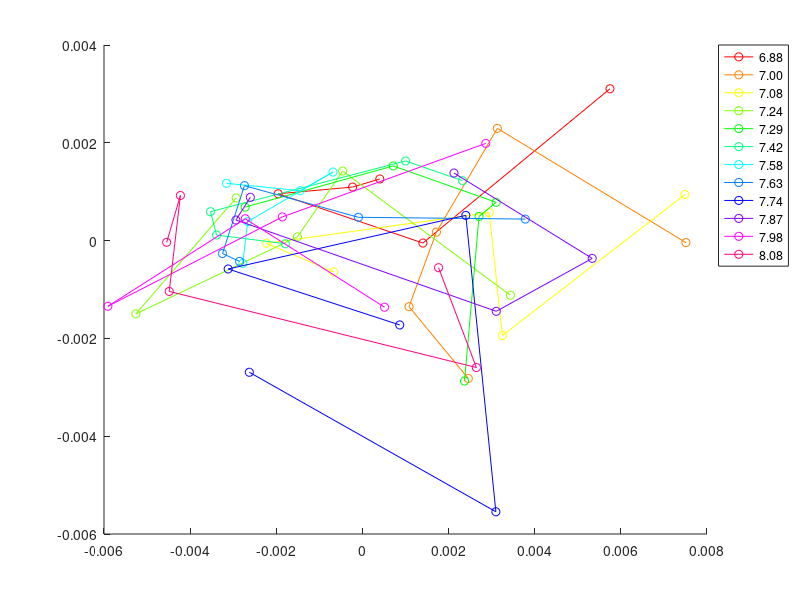
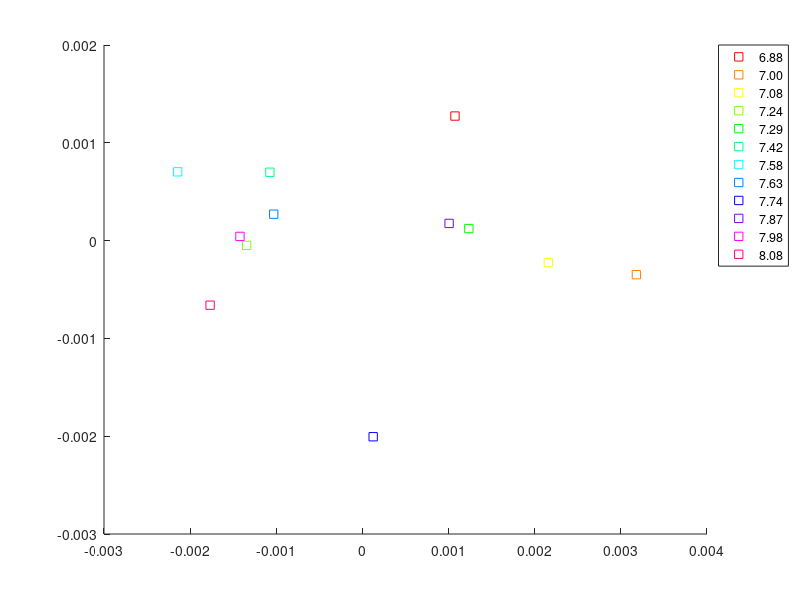
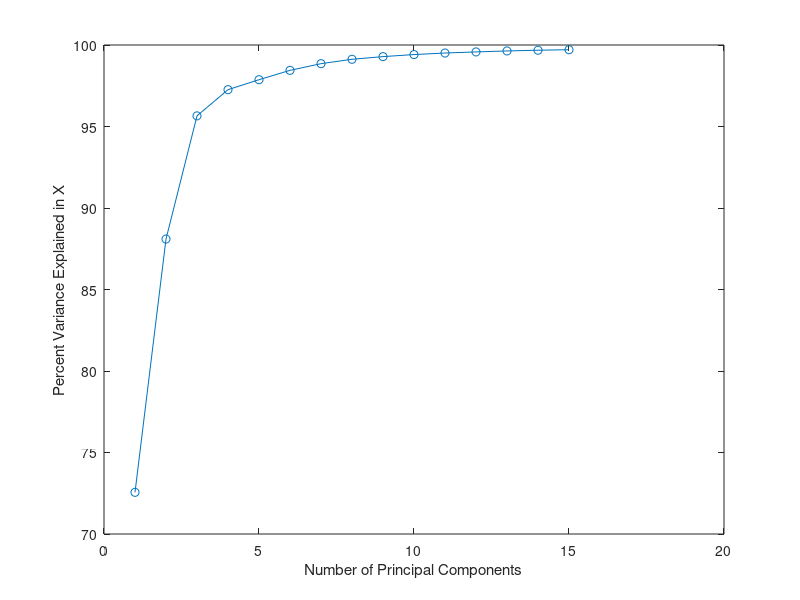
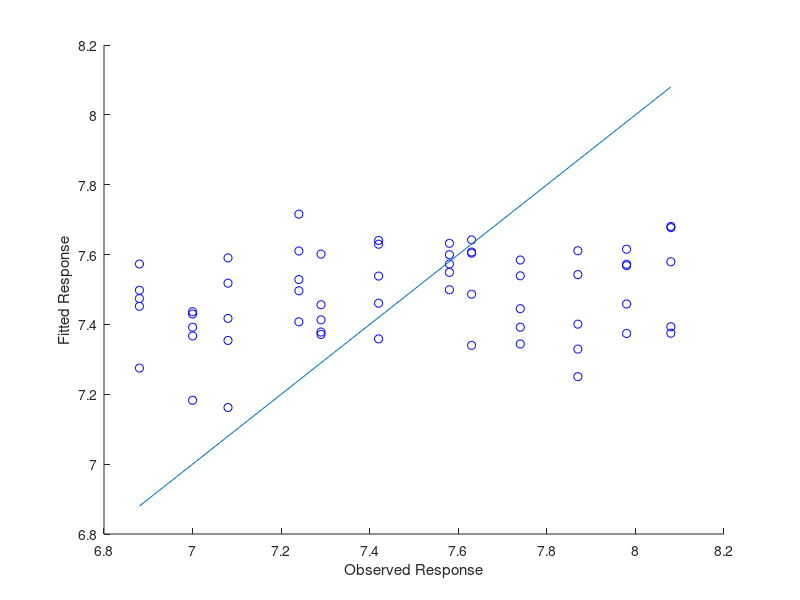

Reproduce these figures in MATLAB, in order. (Note: this script raises an error after producing the figures.)
clear; close all; clc


nlevels = 12;
nreps = 5;

%% Virtualization
fprintf('Visualizing dataset for PCA.\n\n');
cc = hsv(nlevels);
load samples_chip1_new;
load pH2;

featurenum = size(X, 1);

X = X';
sumup = sum(X,2);
X = bsxfun(@rdivide,X,sumup);
[~,PCAScores,~,~,EXPLAINED] = pca(X);
[n,m] = size(X);

figure('name', 'PCA');
hold on;
pHindex = zeros(nlevels, 1);
for i = 0:nlevels - 1
    plot(PCAScores(i*nreps+1:i*nreps+nreps,1), PCAScores(i*nreps+1:i*nreps+nreps,2), 'o-', 'color', cc(i+1,:));
    pHindex(i + 1) = i * nreps + 1;
end

legendCell = cellstr(num2str(pH(pHindex), '%.2f'));
legend(legendCell, 'Location', 'BestOutside');
hold off;

figure('name', 'PCA');
hold on;
for i = 0:nlevels - 1
    plot(mean(PCAScores(i*nreps+1:i*nreps+nreps,1)), mean(PCAScores(i*nreps+1:i*nreps+nreps,2)), 's', 'color', cc(i+1,:));
end

legend(legendCell, 'Location', 'BestOutside');
hold off;

fprintf('Program paused. Press enter to continue.\n\n');
pause;


%% Explaination
fprintf('Plotting the explanation of PLS.\n\n');
figure('name', 'Explain');
plot(1:15, cumsum(EXPLAINED(1:15)),'o-');
xlabel('Number of Principal Components');
ylabel('Percent Variance Explained in X');
fprintf('Program paused. Press enter to continue.\n\n');
pause;

%% Evaluation
% Divide dataset into training set and testing set and evaluate the model.
load index;

compcnt = 30;
v = zeros(compcnt*nreps, featurenum);
tot = zeros(compcnt, 1);

for k = 1:compcnt
    figure('name', num2str(k, 'PCR with %d Components'));
    hold on;
    
    
    for i = 1:nreps
        test = (indices == i); train = ~test;
        Xtrain = X(train,:);
        pHtrain = pH(train);
        Xtest = X(test,:);
        pHtest = pH(test);

        [PCALoadings,PCAScores,PCAVar,TSQUARED,EXPLAINED] = pca(Xtrain);
        betaPCR = regress(pHtrain - mean(pHtrain), PCAScores(:,1:k));
        betaPCR = PCALoadings(:,1:k) * betaPCR;
               
        v((k-1)*nreps+i, :) = betaPCR';
        
        betaPCR = [mean(pHtrain) - mean(Xtrain) * betaPCR; betaPCR];
        yfitPCR = [ones(size(Xtest,1),1) Xtest] * betaPCR;
        plot(pHtest,yfitPCR,'bo');
        xlabel('Observed Response');
        ylabel('Fitted Response');

        SMSE = (sum((yfitPCR - pHtest) .^ 2) / sum((pHtest - mean(pHtest)) .^ 2));
        tot(k) = tot(k) + SMSE;
    end
    lx = [min(pHtest) max(pHtest)];
    ly = lx;
    plot(lx, ly);
    hold off;

    fprintf('The average of SMSE with %d components is %f\n', k, tot(k) / nreps);
end

figure('name', 'Figure for v');
[PCALoadings,PCAScores,PCAVar,TSQUARED,EXPLAINED] = pca(v);
hold on;
for i = 0:compcnt - 1
    plot(PCAScores(i*nreps+1:i*nreps+nreps,1), PCAScores(i*nreps+1:i*nreps+nreps,2), 's-', 'color', cc(i+1,:));
end

legendCell = cellstr(num2str(((1:5)*2)', '%d components'));
legend(legendCell, 'Location', 'BestOutside');
hold off;
